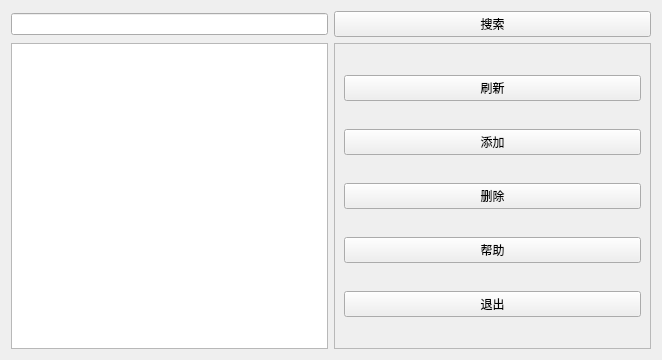
<?xml version="1.0" encoding="UTF-8"?>
<ui version="4.0">
 <class>basicWindow</class>
 <widget class="QWidget" name="basicWindow">
  <property name="geometry">
   <rect>
    <x>0</x>
    <y>0</y>
    <width>662</width>
    <height>360</height>
   </rect>
  </property>
  <property name="windowTitle">
   <string>Form</string>
  </property>
  <layout class="QGridLayout" name="gridLayout_2">
   <item row="0" column="1">
    <widget class="QPushButton" name="btn_search">
     <property name="text">
      <string>搜索</string>
     </property>
    </widget>
   </item>
   <item row="1" column="1">
    <widget class="QScrollArea" name="scrollArea">
     <property name="widgetResizable">
      <bool>true</bool>
     </property>
     <widget class="QWidget" name="scrollAreaWidgetContents">
      <property name="geometry">
       <rect>
        <x>0</x>
        <y>0</y>
        <width>317</width>
        <height>311</height>
       </rect>
      </property>
      <layout class="QGridLayout" name="gridLayout">
       <item row="1" column="0">
        <widget class="QPushButton" name="btn_add">
         <property name="text">
          <string>添加</string>
         </property>
        </widget>
       </item>
       <item row="4" column="0">
        <widget class="QPushButton" name="btn_exit">
         <property name="text">
          <string>退出</string>
         </property>
        </widget>
       </item>
       <item row="3" column="0">
        <widget class="QPushButton" name="btn_help">
         <property name="text">
          <string>帮助</string>
         </property>
        </widget>
       </item>
       <item row="2" column="0">
        <widget class="QPushButton" name="btn_pop">
         <property name="text">
          <string>删除</string>
         </property>
        </widget>
       </item>
       <item row="0" column="0">
        <widget class="QPushButton" name="btn_update">
         <property name="text">
          <string>刷新</string>
         </property>
        </widget>
       </item>
      </layout>
     </widget>
    </widget>
   </item>
   <item row="0" column="0">
    <widget class="QLineEdit" name="lineEdit"/>
   </item>
   <item row="1" column="0">
    <widget class="QListWidget" name="listWidget"/>
   </item>
  </layout>
 </widget>
 <resources/>
 <connections/>
</ui>
